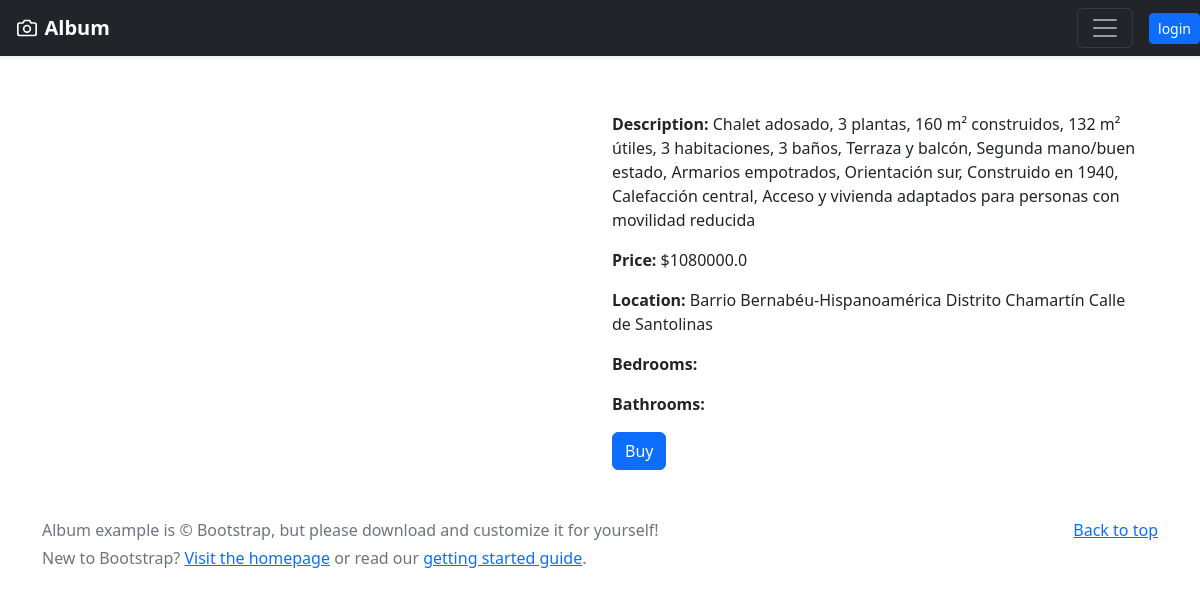
/properties/detail/2/, run on the app's committed database.
### properties/models.py (models this page shows, shortened)
class Property(models.Model):
    HOUSE = "house"
    DEPARTMENT = "deparment"
    LAND = "land"
    TYPE_PROPERTY = (
        (HOUSE, "Casa"),
        (DEPARTMENT, "Departamento"),
        (LAND, "Terreno"),
    )
    description = models.CharField(max_length=200, blank=True, null=True)
    street = models.CharField(max_length=100, blank=True, null=True)
    colony = models.CharField(max_length=100, blank=True, null=True)
    city = models.CharField(max_length=100, blank=True, null=True)
    postal_code = models.CharField(max_length=6, blank=True, null=True)
    external_number = models.CharField(max_length=5, blank=True, null=True)
    price = models.FloatField(blank=True, null=True)
    type = models.CharField(max_length=100, choices=TYPE_PROPERTY, blank=True, null=True)
    wide = models.FloatField(default=0)
    long = models.FloatField(default=0)
    ranking = models.IntegerField(default=0)
    image = models.ImageField(upload_to="images/", blank=True, null=True)
    owner = models.ForeignKey(
        User,
        on_delete=models.PROTECT,
        related_name="property_user",
        blank=True,
        null=True
    )
    thumbnail = models.ImageField(upload_to='thumbs', editable=False, blank=True, null=True)

### properties/views.py (the view)
# urls.py: path('detail/<int:property_id>/', property_detail, name='property_detail'),
def property_detail(request, property_id):
    print(request.method)
    property = get_object_or_404(Property, pk=property_id)  # Asegúrate de importar el modelo adecuado
    return render(request, 'property_detail.html', {'property': property})

### templates/property_detail.html (shortened to what this page needs)
{% extends "base.html" %}
{% block content %}
<div class="container mt-5">
    <div class="row">
        <div class="col-md-6">
        </div>
        <div class="col-md-6">
            <p><strong>Description:</strong> {{ property.description }}</p>
            <p><strong>Price:</strong> ${{ property.price }}</p>
            <p><strong>Location:</strong> {{ property.city }} {{ property.colony }} {{ property.street }}</p>
            <p><strong>Bedrooms:</strong> {{ property.bedrooms }}</p>
            <p><strong>Bathrooms:</strong> {{ property.bathrooms }}</p>
            <a href="{% url 'buy_property' property.id %}" class="btn btn-primary">Buy</a>
        </div>
    </div>
</div>
{% endblock content %}

### data on the page
Property: description "Chalet adosado, 3 plantas, 160 m² construidos, 132 m² útiles, 3 habitaciones, 3 baños, Terraza y balcón, Segunda mano/buen estado, Armarios empotrados, Orientación sur, Construido en 1940, Calefacción central, Acceso y vivienda adaptados para personas con movilidad reducida", price "1080000.0", city "Barrio Bernabéu-Hispanoamérica", colony "Distrito Chamartín", street "Calle de Santolinas"
